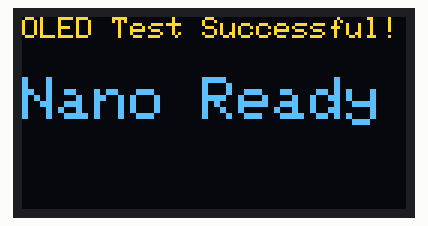
Simulated run of this program. Board: Arduino Nano, built with avr-gcc and run on an emulated ATmega328P. Parts: 128×64 one-colour display. The OLED is the two-colour kind (top 16 rows yellow).

Above: at 0.1 s.

The program:

main.cpp
```cpp
#include <Arduino.h>

#include <Wire.h>
#include <Adafruit_GFX.h>
#include <Adafruit_SSD1306.h>

// Define OLED parameters (128x64 display)
#define SCREEN_WIDTH 128
#define SCREEN_HEIGHT 64
#define OLED_RESET    -1
Adafruit_SSD1306 display(SCREEN_WIDTH, SCREEN_HEIGHT, &Wire, OLED_RESET);

void setup() {
  Serial.begin(9600);

  // Initialize OLED display (Address 0x3C is standard for most 128x64 modules)
  // If nothing appears on screen, try changing 0x3C to 0x3D
  if(!display.begin(SSD1306_SWITCHCAPVCC, 0x3C)) {
    Serial.println(F("SSD1306 allocation failed. Check wiring!"));
    for(;;); // Don't proceed, loop forever
  }

  // Clear the buffer
  display.clearDisplay();

  // Draw some test text
  display.setTextSize(1);             // Normal 1:1 pixel scale
  display.setTextColor(SSD1306_WHITE); // Draw white text
  display.setCursor(0, 0);          // Start at top-left corner
  display.println(F("OLED Test Successful!"));

  display.setCursor(0, 20);
  display.setTextSize(2);             // Larger text
  display.println(F("Nano Ready"));

  // Show the display buffer on the screen
  display.display();
}

void loop() {
  // Nothing to do here for a simple static test
}
```
